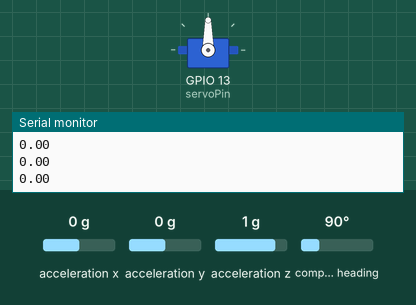
Simulated run of this sketch. Board: ESP32. On the bench: servo, the last lines printed to the serial monitor. Inputs (shaded band) come from the test bench; at power-on: compass heading 90°, acceleration x 0 g, acceleration y 0 g, acceleration z 1 g.

Above: at 1.9 s.
2.0 s: compass heading set to 7°
At 3.0 s:
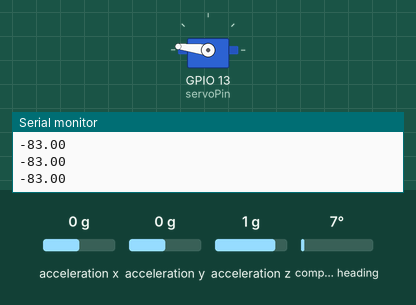
3.5 s: compass heading set to 180°
At 4.3 s:
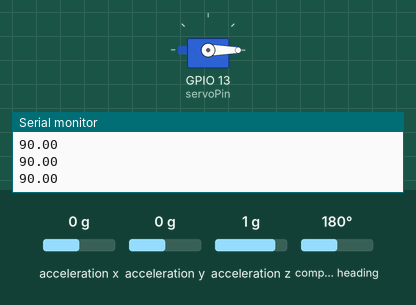
5.0 s: compass heading set to 267°
6.5 s: compass heading set to 276°
At 7.7 s:
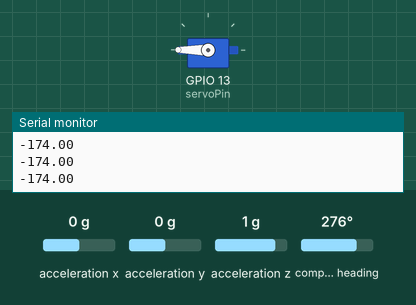
8.0 s: compass heading set to 90°
At 9.2 s:
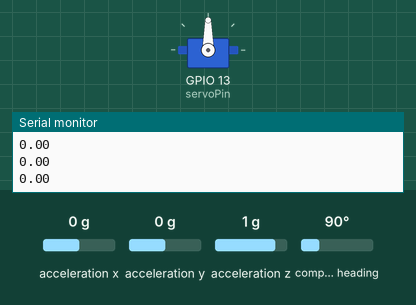
9.5 s: compass heading set to 269°
At 10.8 s:
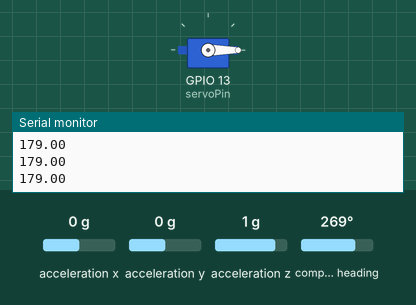
Timing chart, 0 to 12.0 s (numbered marks = the images above; inputs shaded):
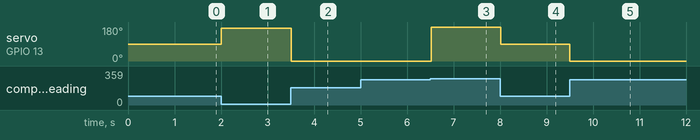

The sketch:

servoStabilize.ino
```cpp
#include <Wire.h>
#include <Adafruit_BNO055.h>
#include <Adafruit_Sensor.h>
#include <ESP32Servo.h>

Adafruit_BNO055 bno = Adafruit_BNO055(55, 0x29);
// Change 0x28 to 0x29 if your board uses the other address
static const int servoPin = 13;
Servo servo1;
bool started = false;
float startHeading = 0;

float wrapFloat(float x) {
  while (x > 180) x -= 360;
  while (x < -180) x += 360;
  return x;
}

void setup() {
  Serial.begin(115200);
  delay(500);

  // Start I2C on custom pins
  Wire.begin(33, 32);

  if (!bno.begin()) {
    Serial.println("BNO055 not found");
    while (1);
  }

  // Use NDOF mode so heading is stable
 // bno.setMode(Adafruit_BNO055::OPERATION_MODE_NDOF);
  servo1.attach(servoPin);

  delay(200);
}

void loop() {
  imu::Vector<3> euler = bno.getVector(Adafruit_BNO055::VECTOR_EULER);
  float raw = euler.x();      // 0 to 360 deg

  if (!started) {
    startHeading = raw;       // set boot direction as zero
    started = true;
  }

  // shift so that boot heading is now zero
  float shifted = raw - startHeading;

  // wrap to -180 to 180
  float finalHeading = wrapFloat(shifted);
  servo1.write(90-finalHeading);
  // left turn negative, right turn positive
  Serial.println(finalHeading);

  delay(20);
}
```

Measured:
- the behaviour switches between 270 and 271° on compass heading (found by bisection; images 2 and 3)
- after the input at 2.0 s, servo on GPIO 13 (servoPin): 90° → 173° at once
- after the input at 3.5 s, servo on GPIO 13 (servoPin): 173° → 0° at once
- after the input at 6.5 s, servo on GPIO 13 (servoPin): 0° → 180° at once
- after the input at 8.0 s, servo on GPIO 13 (servoPin): 180° → 90° at once
- after the input at 9.5 s, servo on GPIO 13 (servoPin): 90° → 0° at once
